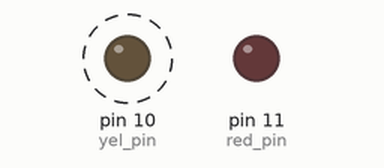
Recording of a sketch running on a simulated Arduino Uno, built with avr-gcc and run on an emulated ATmega328P. On the bench: output pins drawn as LEDs (lit = HIGH). Dashed ring = blinking. What the sketch prints to the serial monitor is not drawn.

Above: at 0.5 s.
At 3.5 s:
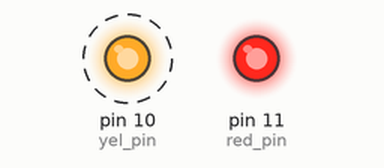
Timing chart, 0 to 5.2 s (numbered marks = the images above):
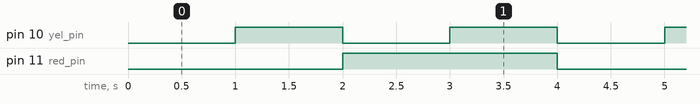

The sketch:

Two_Color_LED_Digital.ino
```cpp
int yel_pin = 10;
int red_pin = 11;
void setup(){
  Serial.begin(9600);
  pinMode(yel_pin, OUTPUT);
  pinMode(red_pin, OUTPUT);
}
void loop(){
 Serial.println("==========");
  //no color
  digitalWrite(yel_pin, LOW);//D10 寫入低電壓 0
  digitalWrite(red_pin, LOW);//D11 寫入低電壓 0
  Serial.println("No Color");//印出"No Color"
  delay(1000);

  // yellow
  digitalWrite(yel_pin, HIGH);//D1- 寫入高電壓 1
  digitalWrite(red_pin, LOW);
  Serial.println("黃色燈亮");
  delay(1000); //等待1000毫秒

  // red
  digitalWrite(yel_pin, LOW);
  digitalWrite(red_pin, HIGH);
  Serial.println("紅色燈亮");
  delay(1000); //等待1000毫秒

  // orange
  digitalWrite(yel_pin, HIGH);
  digitalWrite(red_pin, HIGH);
  Serial.println("黃紅燈亮(橘？)");
  delay(1000);
}
```

Measured:
- by itself, pin 10 (yel_pin): alternates HIGH for 1.0 s and LOW for 1.0 s
- by itself, pin 11 (red_pin): alternates HIGH for 2.0 s and LOW for 2.0 s
- by itself, everything shown: repeats every 4.0 s, in 4 steps
